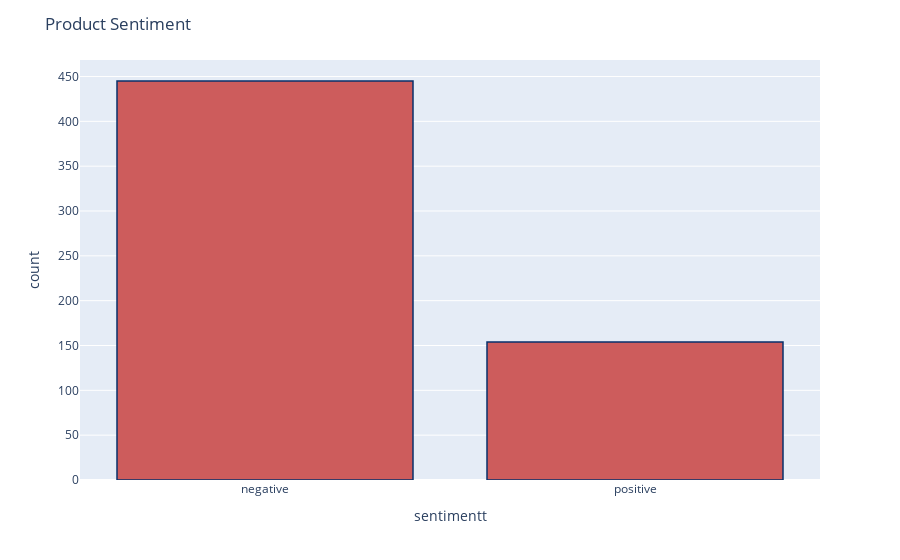

The cell this chart's notebook holds for it:
### Code cell
df_slack['sentimentt'] = df_slack['sentiment'].replace({-1 : 'negative'})
df_slack['sentimentt'] = df_slack['sentimentt'].replace({1 : 'positive'})
fig = px.histogram(df_slack, x="sentimentt")
fig.update_traces(marker_color="indianred",marker_line_color='rgb(8,48,107)',
                  marker_line_width=1.5)
fig.update_layout(title_text='Product Sentiment')
fig.show()

### Figure 1 — Plotly figure (JSON) as saved in the notebook; plotly's stock layout.template omitted (floating-point values rounded to 4 significant figures; data arrays with more than 128 entries replaced by an {"elided": "..."} marker saying what was removed)
{"data": [{"alignmentgroup": "True", "bingroup": "x", "hovertemplate": "sentimentt=%{x}<br>count=%{y}<extra></extra>", "legendgroup": "", "marker": {"color": "indianred", "line": {"color": "rgb(8,48,107)", "width": 1.5}, "pattern": {"shape": ""}}, "name": "", "offsetgroup": "", "orientation": "v", "showlegend": false, "type": "histogram", "x": {"elided": "599 str values"}, "xaxis": "x", "yaxis": "y"}], "layout": {"barmode": "relative", "legend": {"tracegroupgap": 0}, "margin": {"t": 60}, "title": {"text": "Product Sentiment"}, "xaxis": {"anchor": "y", "domain": [0, 1], "title": {"text": "sentimentt"}}, "yaxis": {"anchor": "x", "domain": [0, 1], "title": {"text": "count"}}}}
